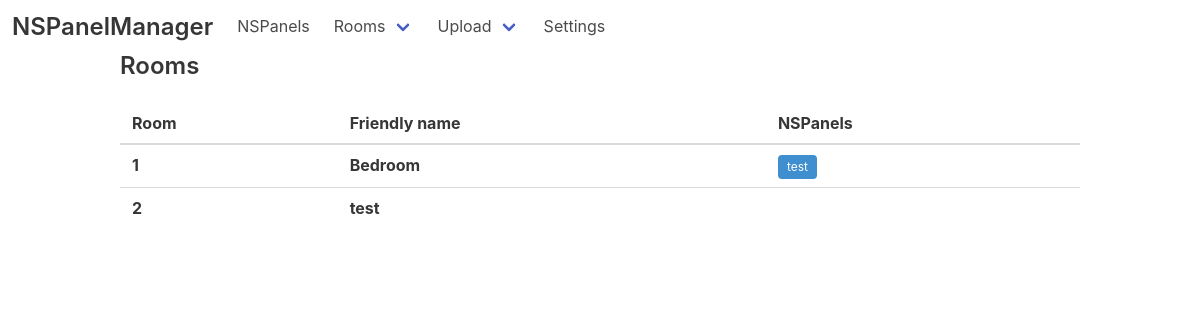
Page /rooms on the earlier database version.
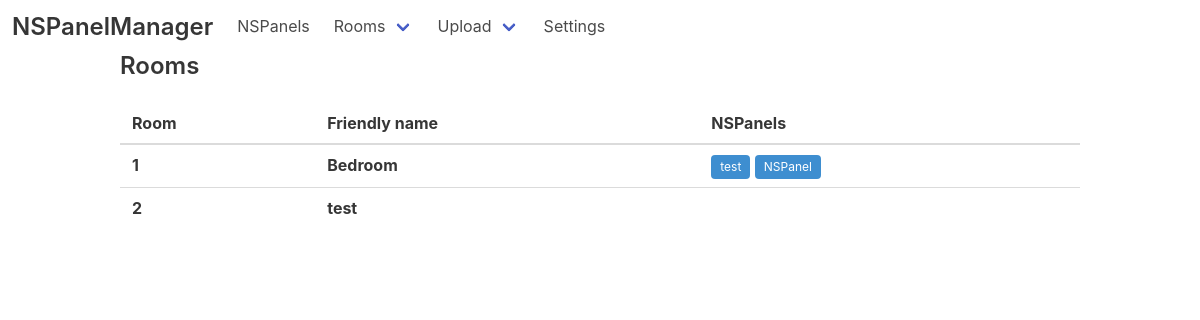
Same page on the later database version.
### web/models.py (models this page shows)
class Room(models.Model):
    friendly_name = models.CharField(max_length=30)

class NSPanel(models.Model):
    mac_address = models.CharField(max_length=17)
    friendly_name = models.CharField(max_length=100)
    last_seen = models.DateTimeField(default=django.utils.timezone.now)
    ip_address = models.CharField(max_length=15, default="")
    version = models.CharField(max_length=15, default="")
    room = models.ForeignKey(Room, on_delete=models.CASCADE)

### web/views.py (the view)
# urls.py: path('rooms', views.rooms, name='rooms'),
def rooms(request):
    return render(request, 'rooms.html', {'rooms': Room.objects.all()})

### web/templates/rooms.html
{% extends 'base.html' %}
{% block content %}
<h2 class="title is-4">Rooms</h2>
<table class="table is-fullwidth is-hoverable">
    <thead>
        <tr>
            <th>Room</th>
            <th>Friendly name</th>
            <th>NSPanels</th>
        </tr>
    </thead>
    <tbody>
        {% for room in rooms %}
        <tr>
            <th>{{ room.id }}</th>
            <th>{{ room.friendly_name }}</th>
            <td>
                {% for nspanel in room.nspanel_set.all %}
                <span class="tag is-info is-small">{{ nspanel.friendly_name }}</span>
                {% endfor %}
            </td>
        </tr>
        {% endfor %}
    </tbody>
</table>
{% endblock %}

Differences in the rows shown:
added NSPanel: friendly_name "NSPanel", shown under Room "Bedroom"
